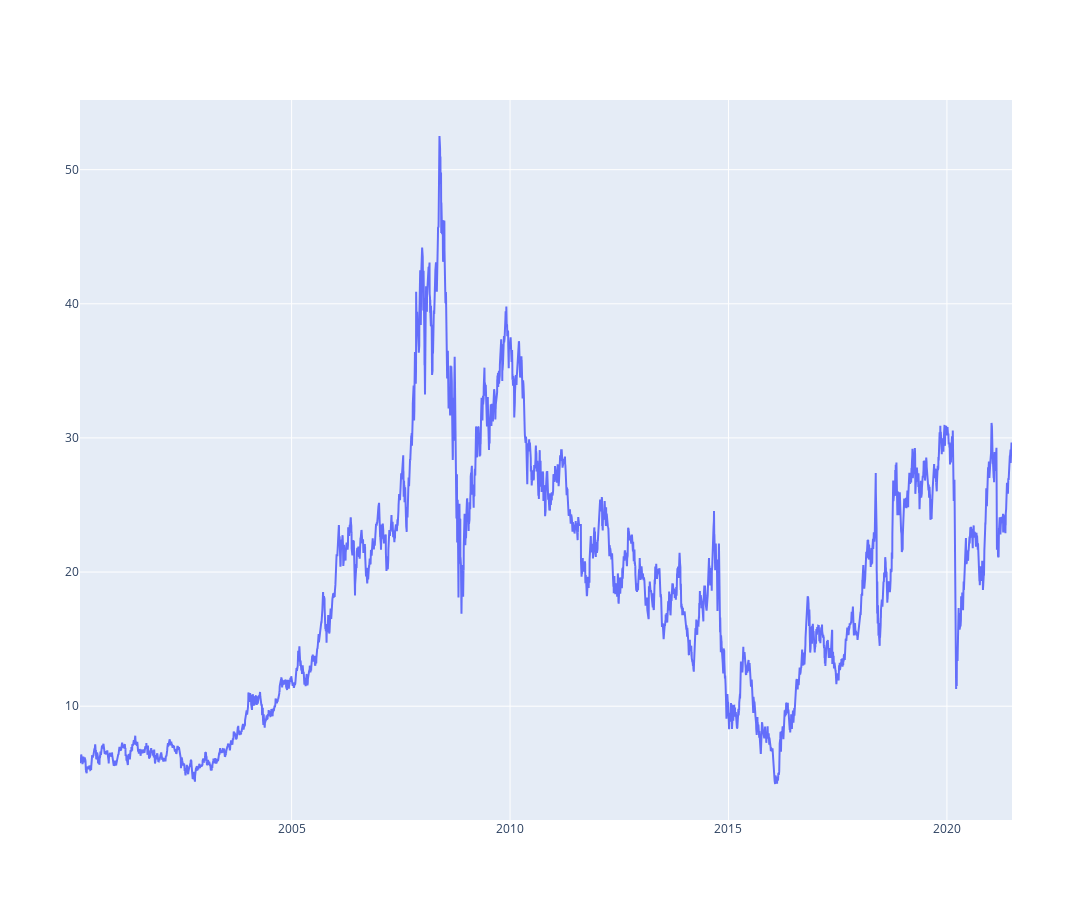

Source (notebook cell):
### Code cell
import plotly.graph_objs as go
data = [go.Scatter(
x=df.index,
y=df['Close'])]

layout = dict(
    autosize=False,
    width=1500,
    height=900,
)

fig = dict(data=data, layout=layout)
py.iplot(fig)

### Figure 1 — Plotly figure (JSON) as saved in the notebook; plotly's stock layout.template omitted (floating-point values rounded to 4 significant figures; data arrays with more than 128 entries replaced by an {"elided": "..."} marker saying what was removed)
{"data": [{"type": "scatter", "x": {"elided": "5357 str values"}, "y": {"elided": "5357 float values"}}], "layout": {"autosize": false, "height": 900, "width": 1500}}
